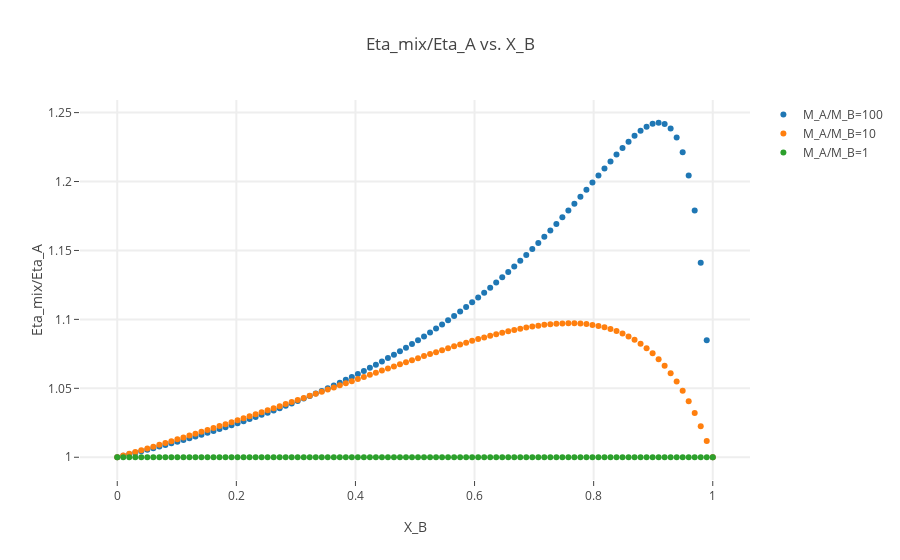

The notebook cell this image was saved under:
### Markdown cell above
For a binary gas with $\eta_A=\eta_B$:

\begin{align}
\frac{\eta_{mix}}{\eta_A} &=  \frac{(1-x_B)}{ 1-x_B + x_B \Bigg(\frac{1}{\sqrt{8}} \; \Bigg[ 1+\frac{M_A}{M_B} \Bigg] ^{-1/2} \; \Bigg[ 1 \; + \; \Big[  \; \frac{M_B}{M_A} \Big]^{1/4} \Bigg] ^2 \Bigg) } \nonumber \\
&+  \frac{x_B}{ x_B + (1-x_B) \Bigg( \frac{1}{\sqrt{8}} \; \Bigg[ 1+\frac{M_B}{M_A} \Bigg] ^{-1/2} \; \Bigg[ 1 \; + \;  \; \Big[ \frac{M_A}{M_B} \Big]^{1/4} \Bigg] ^2 \Bigg)}
\end{align}

### Code cell
import plotly
import plotly.graph_objs as go
import numpy as np



xb=np.linspace(0,1,100)

def y(x,mamb):
    y1= (1-x)/( (1-x) + x*(1/np.sqrt(8)*np.power(1+mamb,-0.5)*np.power(1+np.power(1/mamb,0.25),2)))
    y2= x/( (x) + (1-x)*(1/np.sqrt(8)*np.power(1+1/mamb,-0.5)*np.power(1+np.power(mamb,0.25),2)))
    return y1+y2

plotly.plotly.sign_in('Voda', 'qTX2zbZ0ZK0Y4qIoU8BN')

trace0 = go.Scatter(
    x = xb,
    y = y(xb,100),
    mode = 'markers',
    name = 'M_A/M_B=100'
)

trace1 = go.Scatter(
    x = xb,
    y = y(xb,10),
    mode = 'markers',
    name = 'M_A/M_B=10'
)

trace2 = go.Scatter(
    x = xb,
    y = y(xb,1),
    mode = 'markers',
    name = 'M_A/M_B=1'
)


data = [trace0,trace1,trace2]

layout= go.Layout(
    title= 'Eta_mix/Eta_A vs. X_B',
    hovermode= 'closest',
    xaxis= dict(
        title= 'X_B',
        ticklen= 5,
        zeroline= False,
        gridwidth= 2,
    ),
    yaxis=dict(
        title= 'Eta_mix/Eta_A',
        ticklen= 5,
        gridwidth= 2,
    )
)

fig= go.Figure(data=data, layout=layout)

iplot(fig, filename='basic-scatter')
